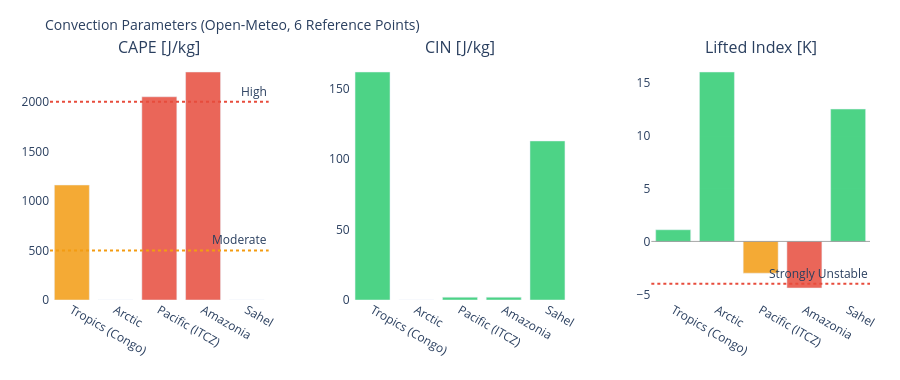

Notebook cell for this chart:
### Markdown cell above
---
## 3. Visualizations

### Code cell
# ============================================================
# CAPE / CIN / LIFTED INDEX – Convection potential
# ============================================================

if not df_atm.empty:
    fig = make_subplots(
        rows=1, cols=3,
        subplot_titles=['CAPE [J/kg]', 'CIN [J/kg]', 'Lifted Index [K]'],
        horizontal_spacing=0.1
    )
    pts = df_atm['point'].tolist()
    pt_colors = ['#E85D24','#185FA5','#888780','#378ADD','#639922','#F2A623']

    # CAPE – höher = mehr Gewitterpotential
    cape_vals = df_atm['cape'].fillna(0).tolist()
    cape_colors = ['#e74c3c' if v > 2000 else '#f39c12' if v > 500 else '#2ecc71'
                   for v in cape_vals]
    fig.add_trace(go.Bar(x=pts, y=cape_vals, marker_color=cape_colors,
                         opacity=0.85, showlegend=False), row=1, col=1)
    fig.add_hline(y=2000, line_dash='dot', line_color='#e74c3c',
                  annotation_text='High', row=1, col=1)
    fig.add_hline(y=500,  line_dash='dot', line_color='#f39c12',
                  annotation_text='Moderate', row=1, col=1)

    # CIN – negativer = stärker gedeckelt (weniger Auslöse)
    cin_vals = df_atm['cin'].fillna(0).tolist()
    cin_colors = ['#e74c3c' if v < -200 else '#f39c12' if v < -50 else '#2ecc71'
                  for v in cin_vals]
    fig.add_trace(go.Bar(x=pts, y=cin_vals, marker_color=cin_colors,
                         opacity=0.85, showlegend=False), row=1, col=2)

    # Lifted Index – negativ = instabil
    li_vals = df_atm['li'].fillna(0).tolist()
    li_colors = ['#e74c3c' if v < -4 else '#f39c12' if v < 0 else '#2ecc71'
                 for v in li_vals]
    fig.add_trace(go.Bar(x=pts, y=li_vals, marker_color=li_colors,
                         opacity=0.85, showlegend=False), row=1, col=3)
    fig.add_hline(y=0, line_color='gray', line_width=0.7, row=1, col=3)
    fig.add_hline(y=-4, line_dash='dot', line_color='#e74c3c',
                  annotation_text='Strongly Unstable', row=1, col=3)

    fig.update_layout(
        title=dict(text='Convection Parameters (Open-Meteo, 6 Reference Points)', font=dict(size=14)),
        height=380, plot_bgcolor='rgba(0,0,0,0)', paper_bgcolor='rgba(0,0,0,0)',
        margin=dict(l=50, r=30, t=60, b=80)
    )
    fig.update_xaxes(tickangle=30)
    fig.show()

### Figure 1 — Plotly figure (JSON) as saved in the notebook; plotly's stock layout.template omitted (floating-point values rounded to 4 significant figures)
{"data": [{"marker": {"color": ["#f39c12", "#2ecc71", "#e74c3c", "#e74c3c", "#2ecc71"]}, "opacity": 0.85, "showlegend": false, "type": "bar", "x": ["Tropics (Congo)", "Arctic", "Pacific (ITCZ)", "Amazonia", "Sahel"], "xaxis": "x", "y": [1160.0, 0.0, 2050.0, 2300.0, 0.0], "yaxis": "y"}, {"marker": {"color": ["#2ecc71", "#2ecc71", "#2ecc71", "#2ecc71", "#2ecc71"]}, "opacity": 0.85, "showlegend": false, "type": "bar", "x": ["Tropics (Congo)", "Arctic", "Pacific (ITCZ)", "Amazonia", "Sahel"], "xaxis": "x2", "y": [162.0, 0.0, 2.0, 2.0, 113.0], "yaxis": "y2"}, {"marker": {"color": ["#2ecc71", "#2ecc71", "#f39c12", "#e74c3c", "#2ecc71"]}, "opacity": 0.85, "showlegend": false, "type": "bar", "x": ["Tropics (Congo)", "Arctic", "Pacific (ITCZ)", "Amazonia", "Sahel"], "xaxis": "x3", "y": [1.1, 16.0, -3.0, -4.4, 12.5], "yaxis": "y3"}], "layout": {"annotations": [{"font": {"size": 16}, "showarrow": false, "text": "CAPE [J/kg]", "x": 0.1333, "xanchor": "center", "xref": "paper", "y": 1.0, "yanchor": "bottom", "yref": "paper"}, {"font": {"size": 16}, "showarrow": false, "text": "CIN [J/kg]", "x": 0.5, "xanchor": "center", "xref": "paper", "y": 1.0, "yanchor": "bottom", "yref": "paper"}, {"font": {"size": 16}, "showarrow": false, "text": "Lifted Index [K]", "x": 0.8667, "xanchor": "center", "xref": "paper", "y": 1.0, "yanchor": "bottom", "yref": "paper"}, {"showarrow": false, "text": "High", "x": 1, "xanchor": "right", "xref": "x domain", "y": 2000, "yanchor": "bottom", "yref": "y"}, {"showarrow": false, "text": "Moderate", "x": 1, "xanchor": "right", "xref": "x domain", "y": 500, "yanchor": "bottom", "yref": "y"}, {"showarrow": false, "text": "Strongly Unstable", "x": 1, "xanchor": "right", "xref": "x3 domain", "y": -4, "yanchor": "bottom", "yref": "y3"}], "height": 380, "margin": {"b": 80, "l": 50, "r": 30, "t": 60}, "paper_bgcolor": "rgba(0,0,0,0)", "plot_bgcolor": "rgba(0,0,0,0)", "shapes": [{"line": {"color": "#e74c3c", "dash": "dot"}, "type": "line", "x0": 0, "x1": 1, "xref": "x domain", "y0": 2000, "y1": 2000, "yref": "y"}, {"line": {"color": "#f39c12", "dash": "dot"}, "type": "line", "x0": 0, "x1": 1, "xref": "x domain", "y0": 500, "y1": 500, "yref": "y"}, {"line": {"color": "gray", "width": 0.7}, "type": "line", "x0": 0, "x1": 1, "xref": "x3 domain", "y0": 0, "y1": 0, "yref": "y3"}, {"line": {"color": "#e74c3c", "dash": "dot"}, "type": "line", "x0": 0, "x1": 1, "xref": "x3 domain", "y0": -4, "y1": -4, "yref": "y3"}], "title": {"font": {"size": 14}, "text": "Convection Parameters (Open-Meteo, 6 Reference Points)"}, "xaxis": {"anchor": "y", "domain": [0.0, 0.2667], "tickangle": 30}, "xaxis2": {"anchor": "y2", "domain": [0.3667, 0.6333], "tickangle": 30}, "xaxis3": {"anchor": "y3", "domain": [0.7333, 1.0], "tickangle": 30}, "yaxis": {"anchor": "x", "domain": [0.0, 1.0]}, "yaxis2": {"anchor": "x2", "domain": [0.0, 1.0]}, "yaxis3": {"anchor": "x3", "domain": [0.0, 1.0]}}}
